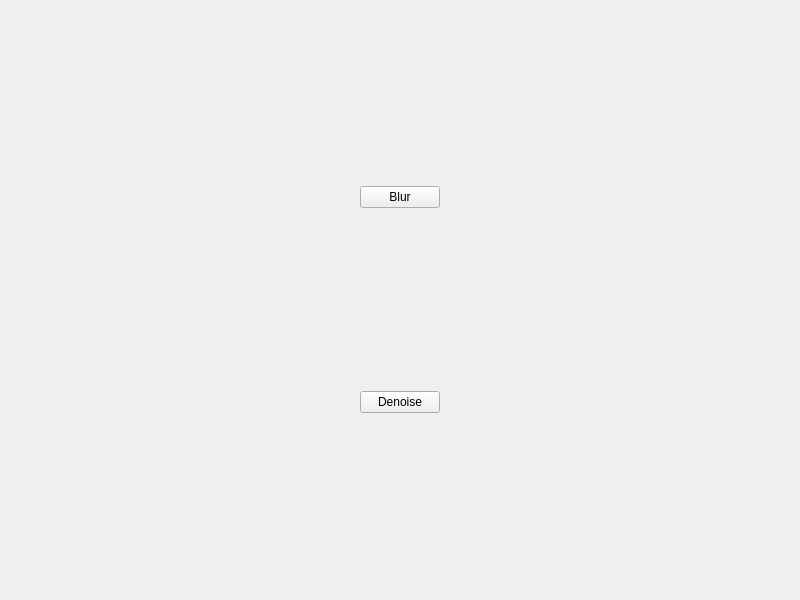
<?xml version="1.0" encoding="UTF-8"?>
<ui version="4.0">
 <class>MainWindow</class>
 <widget class="QMainWindow" name="MainWindow">
  <property name="geometry">
   <rect>
    <x>0</x>
    <y>0</y>
    <width>800</width>
    <height>600</height>
   </rect>
  </property>
  <property name="windowTitle">
   <string>MainWindow</string>
  </property>
  <widget class="QWidget" name="centralwidget">
   <layout class="QVBoxLayout" name="verticalLayout">
    <item>
     <layout class="QHBoxLayout" name="horizontalLayout_2">
      <item>
       <spacer name="horizontalSpacer">
        <property name="orientation">
         <enum>Qt::Horizontal</enum>
        </property>
        <property name="sizeHint" stdset="0">
         <size>
          <width>40</width>
          <height>20</height>
         </size>
        </property>
       </spacer>
      </item>
      <item>
       <widget class="QPushButton" name="pushButton">
        <property name="text">
         <string>Blur</string>
        </property>
       </widget>
      </item>
      <item>
       <spacer name="horizontalSpacer_2">
        <property name="orientation">
         <enum>Qt::Horizontal</enum>
        </property>
        <property name="sizeHint" stdset="0">
         <size>
          <width>40</width>
          <height>20</height>
         </size>
        </property>
       </spacer>
      </item>
     </layout>
    </item>
    <item>
     <layout class="QHBoxLayout" name="horizontalLayout">
      <item>
       <spacer name="horizontalSpacer_3">
        <property name="orientation">
         <enum>Qt::Horizontal</enum>
        </property>
        <property name="sizeHint" stdset="0">
         <size>
          <width>40</width>
          <height>20</height>
         </size>
        </property>
       </spacer>
      </item>
      <item>
       <widget class="QPushButton" name="pushButton_2">
        <property name="text">
         <string>Denoise</string>
        </property>
       </widget>
      </item>
      <item>
       <spacer name="horizontalSpacer_4">
        <property name="orientation">
         <enum>Qt::Horizontal</enum>
        </property>
        <property name="sizeHint" stdset="0">
         <size>
          <width>40</width>
          <height>20</height>
         </size>
        </property>
       </spacer>
      </item>
     </layout>
    </item>
   </layout>
  </widget>
 </widget>
 <resources/>
 <connections/>
</ui>
